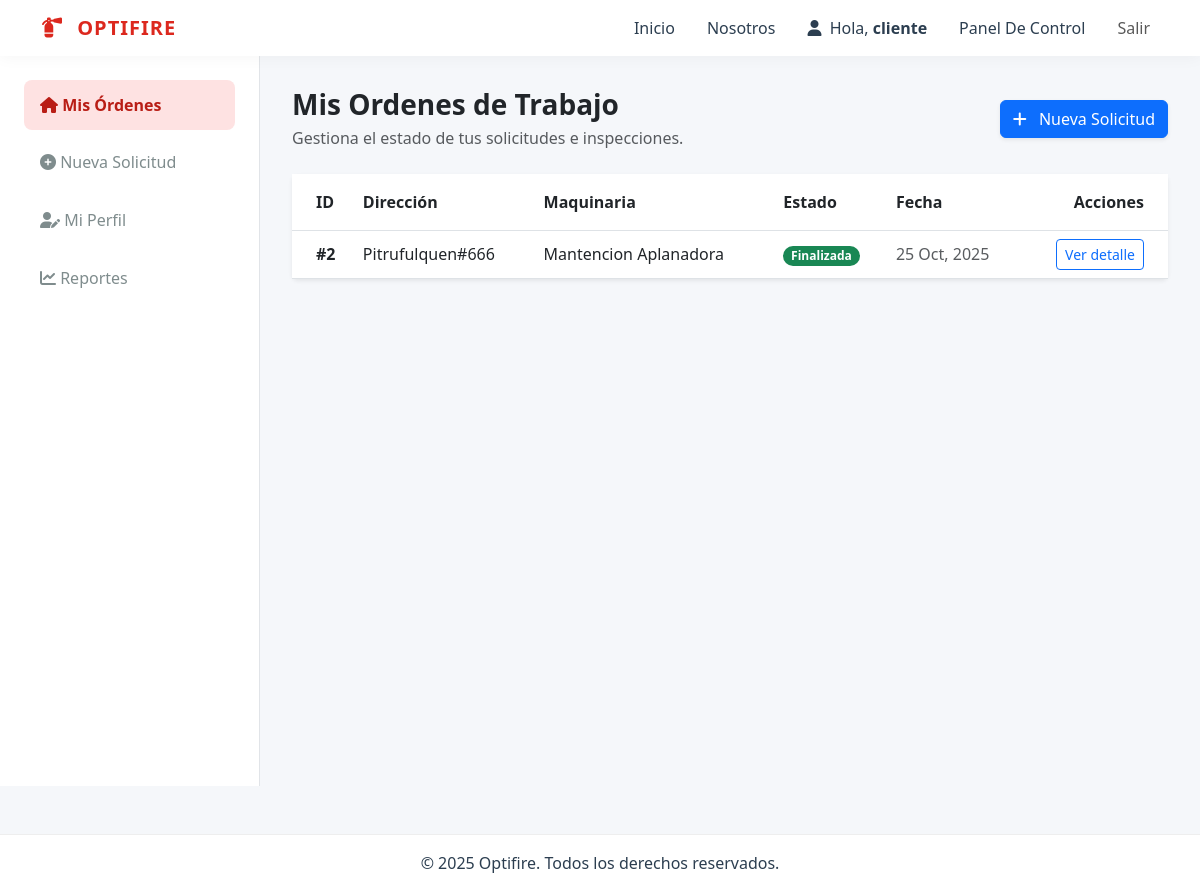
The app's page /usuarios/dashboard/cliente/ (signed in), older data.
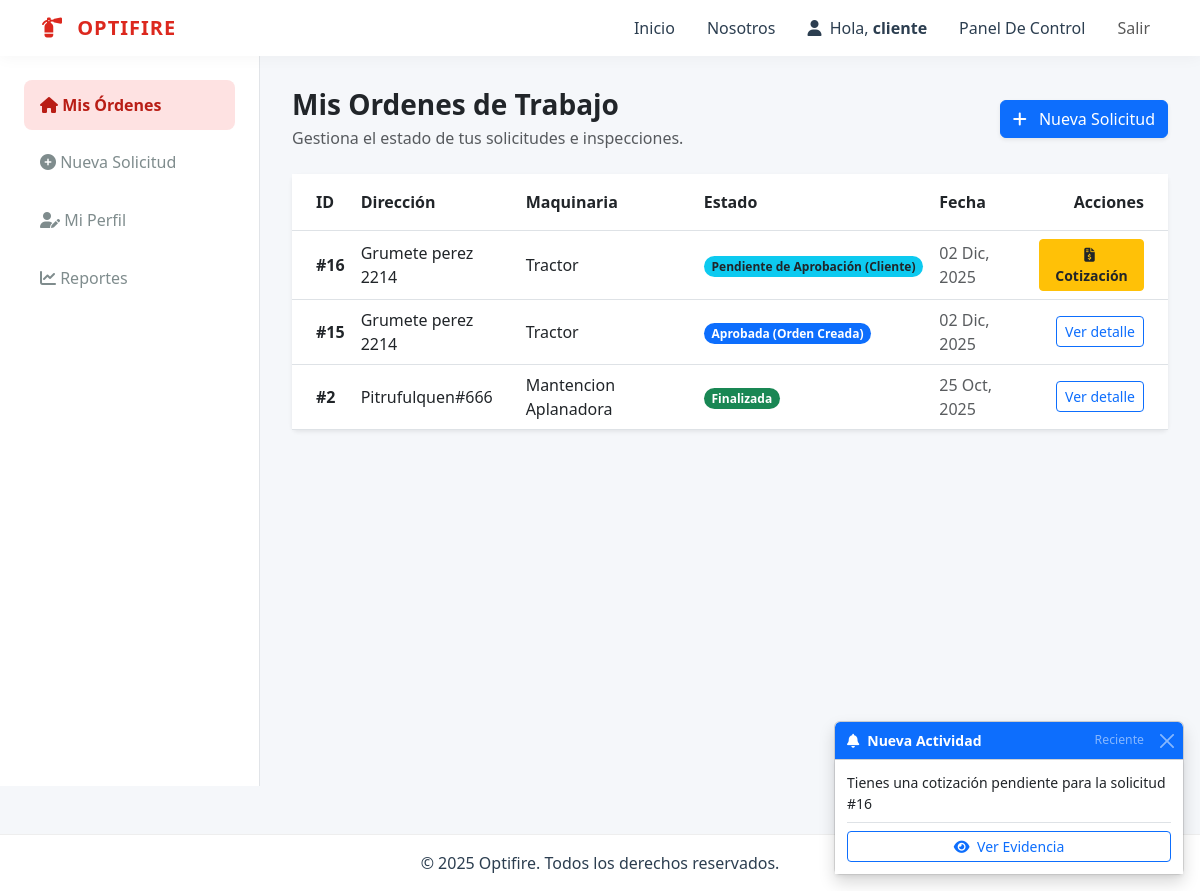
The same page, newer data.
### usuarios/models.py (models this page shows, shortened)
class SolicitudInspeccion(models.Model):
    cliente = models.ForeignKey(User, on_delete=models.CASCADE, related_name='solicitudes_enviadas')
    nombre_cliente = models.CharField(max_length=100)
    apellido_cliente = models.CharField(max_length=100, blank=True, null=True)
    direccion = models.CharField(max_length=255)
    telefono = models.CharField(max_length=20)
    maquinaria = models.TextField(verbose_name="Maquinaria / Servicio")
    observaciones_cliente = models.TextField(blank=True, null=True)
    monto_cotizacion = models.DecimalField(max_digits=10, decimal_places=0, null=True, blank=True)
    detalle_cotizacion = models.TextField(blank=True, null=True)
    tecnico_preasignado = models.ForeignKey(User, on_delete=models.SET_NULL, null=True, blank=True, related_name='solicitudes_preasignadas', limit_choices_to={'groups__name': Roles.TECNICO})
    plantilla_preasignada = models.ForeignKey(PlantillaInspeccion, on_delete=models.SET_NULL, null=True, blank=True, related_name='solicitudes_preasignadas')
    nombre_inspeccion_preasignado = models.CharField(max_length=200, blank=True, null=True)
    fecha_programada_preasignada = models.DateField(null=True, blank=True)
    fecha_programada = models.DateField(null=True, blank=True)
    fecha_solicitud = models.DateTimeField(auto_now_add=True)
    estado = models.CharField(
        max_length=20,
        choices=EstadoSolicitud.choices,
        default=EstadoSolicitud.PENDIENTE
    )
    motivo_rechazo = models.TextField(blank=True, null=True)

class Notificacion(models.Model):
    usuario = models.ForeignKey(User, on_delete=models.CASCADE, related_name='notificaciones')
    mensaje = models.CharField(max_length=255)
    enlace = models.CharField(max_length=255, blank=True, null=True) # Para ir a ver la foto
    leido = models.BooleanField(default=False)
    fecha_creacion = models.DateTimeField(auto_now_add=True)

### usuarios/views.py (the view)
# urls.py: path('dashboard/cliente/', views.dashboard_cliente, name='dashboard_cliente'),
@login_required
@user_passes_test(is_cliente)
def dashboard_cliente(request):
    solicitudes = SolicitudInspeccion.objects.filter(cliente=request.user).order_by('-fecha_solicitud')
    return render(request, 'dashboards/cliente_dashboard.html', {'solicitudes': solicitudes})

### usuarios/context_processors.py (called while the page is built)
def notificaciones_usuario(request):
    if request.user.is_authenticated:
        notificaciones = Notificacion.objects.filter(usuario=request.user, leido=False).order_by('-fecha_creacion')
        return {'mis_notificaciones': notificaciones}
    return {}

### usuarios/views.py (called while the page is built)
def check_role(user, role_name):
    return user.is_authenticated and user.groups.filter(name=role_name).exists()

def is_cliente(user): return check_role(user, Roles.CLIENTE)

### templates/dashboards/cliente_dashboard.html (shortened to what the changed rows need)
{% extends "base_dashboard.html" %}
{% load static %}
{% block dashboard_content %}
    <div class="d-flex justify-content-between align-items-center mb-4">
        <div>
            <h1 class="h3 text-dark fw-bold mb-1">Mis Ordenes de Trabajo</h1>
        </div>
    </div>
    <div class="card shadow-sm border-0">
        <div class="card-body p-0">
            {% if solicitudes %}
                <div class="table-responsive">
                    <table class="table table-hover align-middle mb-0">
                        <thead class="bg-light">
                            <tr>
                                <th scope="col" class="ps-4 py-3">ID</th>
                                <th scope="col" class="py-3">Dirección</th>
                                <th scope="col" class="py-3">Maquinaria</th>
                                <th scope="col" class="py-3">Estado</th>
                                <th scope="col" class="py-3">Fecha</th>
                                <th scope="col" class="text-end pe-4 py-3">Acciones</th>
                            </tr>
                        </thead>
                        <tbody>
                            {% for solicitud in solicitudes %}
                            <tr>
                                <td class="ps-4 fw-bold">#{{ solicitud.id }}</td>
                                <td>{{ solicitud.direccion }}</td>
                                <td>{{ solicitud.maquinaria|truncatechars:30 }}</td>
                                <td>
                                    <span class="badge rounded-pill
                                        {% if solicitud.estado == 'PENDIENTE' %} bg-warning text-dark
                                        {% elif solicitud.estado == 'COTIZANDO' %} bg-info text-dark
                                        {% elif solicitud.estado == 'APROBADA' or solicitud.estado == 'ASIGNADA' or solicitud.estado == 'EN_CURSO' %} bg-primary
                                        {% elif solicitud.estado == 'RECHAZADA' %} bg-danger
                                        {% elif solicitud.estado == 'ANULADA' %} bg-secondary
                                        {% elif solicitud.estado == 'COMPLETADA' %} bg-success
                                        {% else %} bg-light text-dark border
                                        {% endif %}">
                                        {{ solicitud.get_estado_display }}
                                    </span>
                                </td>
                                <td class="text-muted">{{ solicitud.fecha_solicitud|date:"d M, Y" }}</td>
                                <td class="text-end pe-4">
                                    {% if solicitud.estado == 'PENDIENTE' %}
                                        <a href="{% url 'anular_solicitud' solicitud.pk %}"
                                            class="btn btn-sm btn-outline-danger"
                                            onclick="return confirm('¿Seguro que quieres anular esta solicitud pendiente? Esta acción no se puede revertir.');"
                                            title="Anular la orden de trabajo">
                                            Anular
                                        </a>
                                    {% elif solicitud.estado == 'COTIZANDO' %}
                                        <a href="{% url 'aceptar_cotizacion_cliente' solicitud.pk %}"
                                            class="btn btn-sm btn-warning text-dark fw-bold"
                                            title="Revisar y gestionar la cotización">
                                            <i class="fas fa-file-invoice-dollar me-1"></i> Cotización
                                        </a>
                                    {% elif solicitud.estado == 'ANULADA' %}
                                        <span class="text-muted small fst-italic">Anulada</span>
                                    {% elif solicitud.estado != 'RECHAZADA' %}
                                        <a href="{% url 'detalle_orden' solicitud.pk %}" class="btn btn-sm btn-outline-primary" title="Ver Detalles">
                                            Ver detalle
                                        </a>
                                    {% else %}
                                        <span class="text-muted small">Rechazada</span>
                                    {% endif %}
                                </td>
                            </tr>
                            {% endfor %}
                        </tbody>
                    </table>
                </div>
            {% endif %}
        </div>
    </div>
{% endblock dashboard_content %}

### templates/base_dashboard.html (shortened to what this page needs)
{% extends "base.html" %}
{% block content %}
<div class="dashboard-wrapper">
    <nav class="sidebar">
       {% block dashboard_menu %}{% endblock %}
    </nav>
    <div class="dashboard-content">
       {% block dashboard_content %}{% endblock %}
    </div>
</div>
<div class="toast-container position-fixed bottom-0 end-0 p-3" style="z-index: 1100;">
    {% if mis_notificaciones %}
        {% for notif in mis_notificaciones %}
            <div class="toast show" role="alert" aria-live="assertive" aria-atomic="true" data-bs-autohide="false">
                <div class="toast-header bg-primary text-white">
                    <i class="fas fa-bell me-2"></i>
                    <strong class="me-auto">Nueva Actividad</strong>
                    <small class="text-white-50">Reciente</small>
                    <button type="button" class="btn-close btn-close-white" data-bs-dismiss="toast" aria-label="Close" onclick="marcarLeido({{ notif.id }})"></button>
                </div>
                <div class="toast-body bg-white text-dark shadow-sm">
                    {{ notif.mensaje }}
                    {% if notif.enlace %}
                        <div class="mt-2 pt-2 border-top">
                            <a href="{{ notif.enlace }}" class="btn btn-sm btn-outline-primary w-100" onclick="marcarLeido({{ notif.id }})">
                                <i class="fas fa-eye me-1"></i> Ver Evidencia
                            </a>
                        </div>
                    {% endif %}
                </div>
            </div>
        {% endfor %}
    {% endif %}
</div>
{% endblock %}

Row changes from the older to the newer data that the page shows:
added SolicitudInspeccion: id "16", direccion "Grumete perez 2214", maquinaria "Tractor", estado "Pendiente de Aprobación (Cliente)", fecha_solicitud "02 Dic, 2025", shows "Cotización"
added SolicitudInspeccion: id "15", direccion "Grumete perez 2214", maquinaria "Tractor", estado "Aprobada (Orden Creada)", fecha_solicitud "02 Dic, 2025", shows "Ver detalle"
added Notificacion: mensaje "Tienes una cotización pendiente para la solicitud #16"
